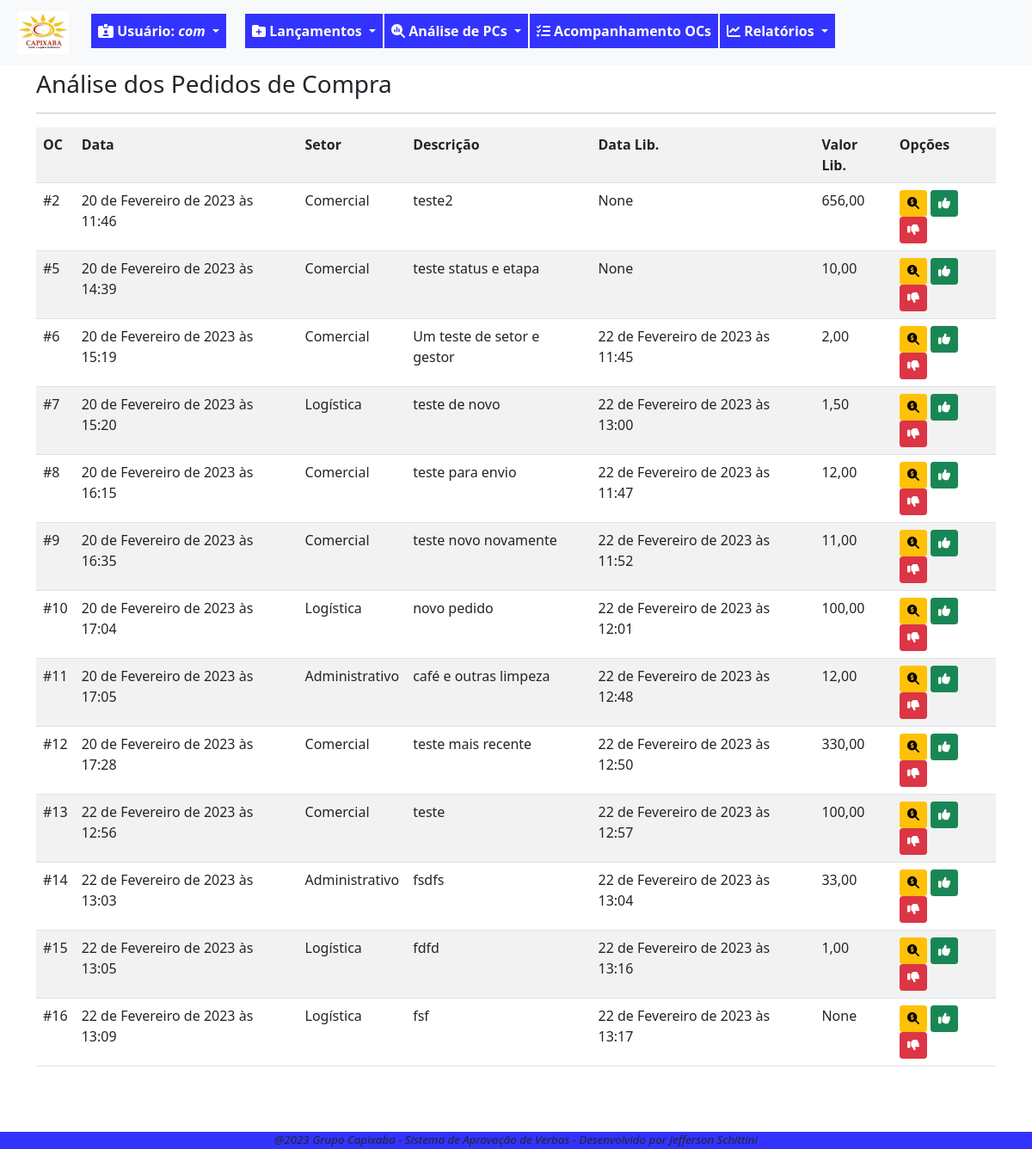
Before: /pc/analise/fiscal/listar/ (signed in) with the older database file.
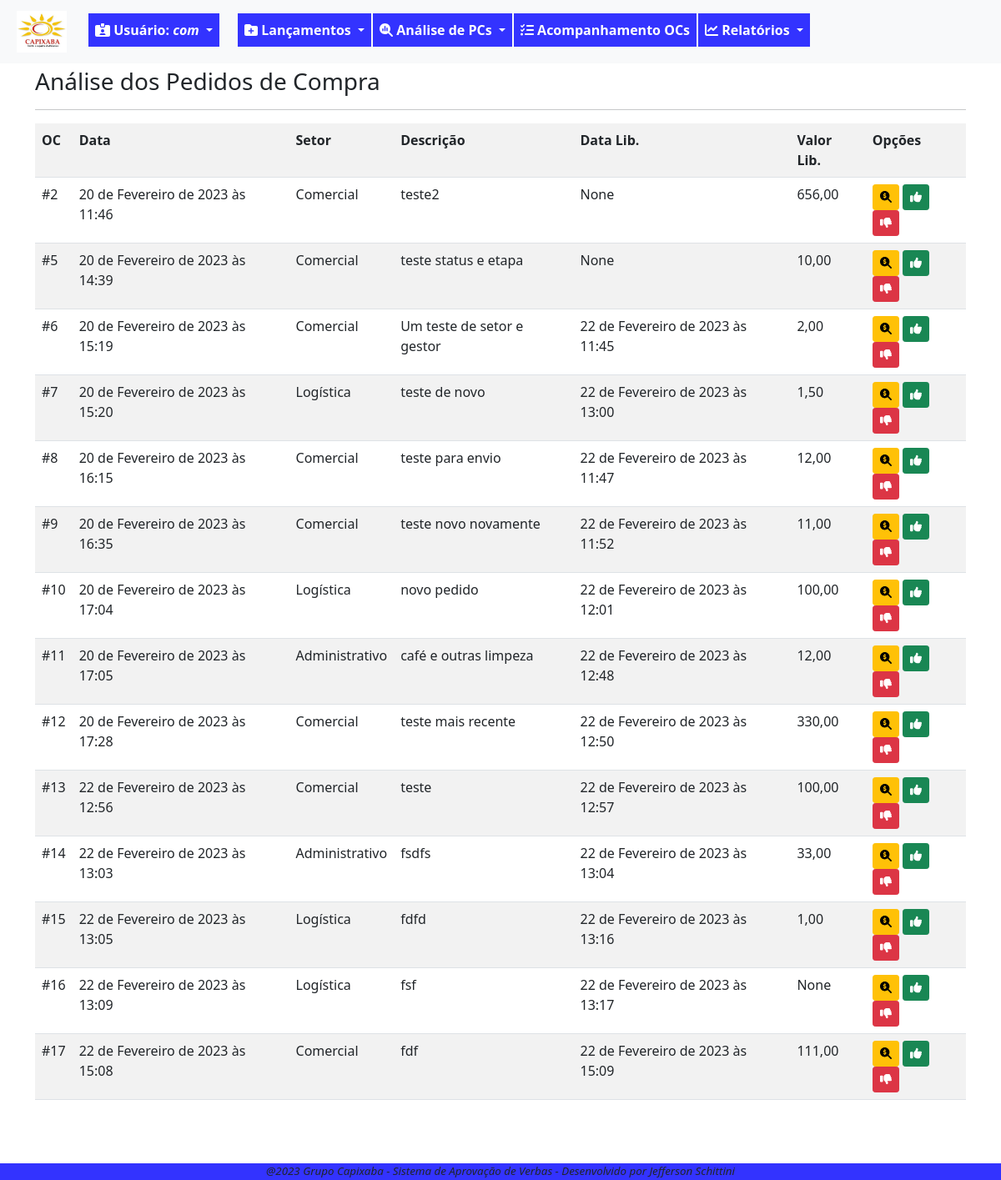
After: the same page with the newer database file.
### fluxo/models.py (models this page shows, shortened)
class PedidoCompra(models.Model):
    SOL = '1'
    APR = '2'
    FIS = '3'
    FIN = '4'
    FIM = '9'
    ETAPAS_CHOICES = [
        (SOL,'Solicitação'),
        (APR,'Aprovação'),
        (FIS,'Fiscal'),
        (FIN,'Financeiro'),
        (FIM,'Finalizada'),
    ]
    ABERTA = 'ABE'
    ANALISE = 'ANL'
    LIBERADA = 'LIB'
    NEGADA = 'NEG'
    CANCELADA = 'CAN'
    STATUS_CHOICES = [
        ('ABE','Aberta'),
        ('ANL','Análise'),
        ('LIB','Liberada'),
        ('NEG','Negada'),
        ('CAN','Cancelada'),
    ]
    data_solic = models.DateTimeField(verbose_name='Data da Solicitação', default=timezone.now)
    usuario_log = models.ForeignKey(User, on_delete=models.PROTECT, verbose_name='Usuário') #deixar este usuário, que herda do padrão django
    setor_oc = models.ForeignKey(Setor, on_delete=models.PROTECT, verbose_name='Setor')
    desc_solic = models.CharField(max_length=100, verbose_name='Descrição do pedido')
    motivo_solic = models.TextField(verbose_name='Motivo do pedido', max_length=1000, help_text='Escreva detalhes da solicitação')
    valor_solic = models.DecimalField(max_digits=9, decimal_places=2, verbose_name='Valor Solicitado')
    anexos = models.FileField(upload_to=anexar_em, blank=True, null=True)  # verificar melhor como se configura, inclusive a constante MEDDIA_ROOT
    data_aprov = models.DateTimeField(verbose_name='Aprovação Diretoria', blank=True, null=True)
    motivo_aprov = models.TextField(verbose_name='Motivo Aprovação', blank=True, max_length=1000, help_text='Escreva detalhes da devolutiva')
    valor_aprov = models.DecimalField(verbose_name='Valor Aprovado', max_digits=9, decimal_places=2, blank=True, null=True)
    data_fin = models.DateTimeField(verbose_name='Liberação Financeiro', blank=True, null=True)
    motivo_fin = models.TextField(verbose_name='Motivo Financeiro', max_length=1000, blank=True, help_text='Escreva detalhes da devolutiva')
    data_fis = models.DateTimeField(verbose_name='Liberação Fiscal', blank=True, null=True)
    motivo_fis = models.TextField(verbose_name='Motivo Fiscal', max_length=1000, blank=True, null=True, help_text='Escreva detalhes da devolutiva')
    etapa_oc = models.CharField(verbose_name='Etapa', choices=ETAPAS_CHOICES, max_length=50, default='1')
    status_oc = models.CharField(verbose_name='Status', choices=STATUS_CHOICES, max_length=50, default='ABE')
    data_fim_oc = models.DateTimeField(verbose_name='Data Encerramento', null=True, blank=True)
    """ atriui a uma variável o nome da classe. Isso pode ser usado em um template para identificar a
    classe que está chamando o formulário e condicionar as ações"""

class Setor(models.Model):
    setor_desc = models.CharField(verbose_name='Setor', max_length=100, unique=True)
    gestor_setor = models.ForeignKey(User, on_delete=models.PROTECT, verbose_name='Gestor', blank=True, null=True)
    def __str__(self):
        return self.setor_desc

### fluxo/views.py (the view)
# urls.py: path('pc/analise/fiscal/listar/', PCFisList.as_view(), name='lista-analise-fis-pc'),
class PCFisList(GroupRequiredMixin, LoginRequiredMixin,ListView):
    login_url = reverse_lazy('login')
    group_required = u'Fiscal'
    model = PedidoCompra
    template_name = 'fluxo/listas/lista-analise-fis-pc.html'
    def get_queryset(self):
        self.object_list = PedidoCompra.objects.filter(status_oc='LIB', etapa_oc='3')
        return self.object_list

### fluxo/templates/fluxo/listas/lista-analise-fis-pc.html (shortened to what this page needs)
{% extends 'paginas/base.html' %}
{% load static %}
{% block conteudo %}
<h3 style="margin-top: 5px;">Análise dos Pedidos de Compra</h3>
<hr>
<div class="table-responsive">
    <table class="table table-striped">
        <tr>
            <th>OC</th>
            <th>Data</th>
            <th>Setor</th>
            <th>Descrição</th>
            <th>Data Lib.</th>
            <th>Valor Lib.</th>
            <th>Opções</th>
        </tr>
        {% for pc in object_list %}
        <tr>
            <td>#{{ pc.pk }}</td>
            <td>{{ pc.data_solic }}</td>
            <td>{{ pc.setor_oc }}</td>
            <td>{{ pc.desc_solic }}</td>
            <td>{{ pc.data_aprov }}</td>
            <td>{{ pc.valor_aprov }}</td>
            <td>
                <a href="{% url 'analise-fis-pc' pc.pk %}" class="btn btn-warning btn-sm" title="Analisar PC"><i class="fa-solid fa-magnifying-glass-dollar"></i></a>
                <a href="  " class="btn btn-success btn-sm" title="Aprovar PC"><i class="fa-solid fa-thumbs-up"></i></a>
                <a href="  " class="btn btn-danger btn-sm" title="Negar ou Retornar PC"><i class="fa-solid fa-thumbs-down"></i></a>
            </td>
        </tr>
        {% empty %}
        <tr>
            <td colspan="7">Pedido de Compra não encontrado.</td>
        </tr>
        {% endfor%}
    </table>
</div>
{% endblock conteudo %}

### paginas/templates/paginas/base.html (shortened to what this page needs)
{% load static %}
{% load crispy_forms_tags %}
<!DOCTYPE html>
<html lang="pt-br">
<head>
    <link rel="stylesheet" href="{% static 'css/estilo.css' %}" type="text/css">
    <link rel="stylesheet" href="{% static 'css/bootstrap.min.css' %}" type="text/css">
    <link rel="stylesheet" href="{% static 'css/all.min.css' %}" type="text/css">
</head>
<body class="corpo">
    <header>
        {% block menu %}
        {% if request.user.is_authenticated %}
        <nav class="navbar navbar-expand-lg bg-light">
            <div class="container-fluid">
                <ul class="navbar-nav me-auto mb-lg-0">
                    <li class="nav-item">
                        <a class="navbar-brand nav-link" href="{% url 'index' %}"><img src="{% static 'img/logocpxb.jpeg' %}" width="60" height="50" alt=""></a>
                    </li>
                    <div class="nav-item dropdown mt-2">
                        <a style="color:white; margin-right: 20px;" class="nav-link dropdown-toggle btn-meu-menu" href="#" role="button" data-bs-toggle="dropdown" aria-expanded="false">
                            <i class="fa-solid fa-id-card-clip"></i><span> Usuário: <em>{{ request.user}}</em></span>
                        </a>
                    </div>
                    <div class="nav-item dropdown mt-2">
                        <a style="color:white" class="nav-link dropdown-toggle btn-meu-menu" href="#" role="button" data-bs-toggle="dropdown" aria-expanded="false">
                            <i class="fa-solid fa-folder-plus"></i>
                            <span>Lançamentos</span>
                        </a>
                    </div>
                    <div class="nav-item dropdown mt-2">
                        <a style="color:white" class="nav-link dropdown-toggle btn-meu-menu" href="#" role="button" data-bs-toggle="dropdown" aria-expanded="false">
                            <i class="fa-solid fa-magnifying-glass-chart"></i>
                            <span>Análise de PCs</span>
                        </a>
                    </div>
                    <li class="nav-item mt-2"><a style="color:white" class="nav-link btn-meu-menu" href="{% url 'index' %}">
                        <i class="fa-solid fa-list-check"></i>
                        <span>Acompanhamento OCs</span></a>
                    </li>
                    <div class="nav-item dropdown mt-2">
                        <a style="color:white" class="nav-link dropdown-toggle btn-meu-menu" href="#" role="button" data-bs-toggle="dropdown" aria-expanded="false">
                            <i class="fa-solid fa-chart-line"></i>
                            <span>Relatórios</span>
                        </a>
                    </div>
                </ul>
            </div>
        </nav>
        {% endif %}
        {% endblock menu %}
    </header>
        <div class="container">
        {% block conteudo %}{% endblock conteudo %}
        </div>
    {% block rodape %}
    <footer>
        <p style="margin-bottom: 0; font-size: smaller;"> <em> @2023 Grupo Capixaba - Sistema de Aprovação de Verbas - Desenvolvido por Jefferson Schittini</em></p>
    </footer>
    {% endblock rodape %}
</body>
</html>

### static/css/estilo.css (style rules this page uses)
.corpo { margin-bottom: 80px; }
.btn-meu-menu { background-color:rgb(51, 51,255); font-size: medium; font-weight: bold; margin-left: 2px; }
footer { position: fixed; bottom: 0; width: 100%; background-color:rgb(51, 51,255); text-align: center; }

Changed rows visible on the page:
added PedidoCompra: pk "17", data_solic "22 de Fevereiro de 2023 às 15:08", setor_oc "Comercial", desc_solic "fdf", data_aprov "22 de Fevereiro de 2023 às 15:09", valor_aprov "111,00"
